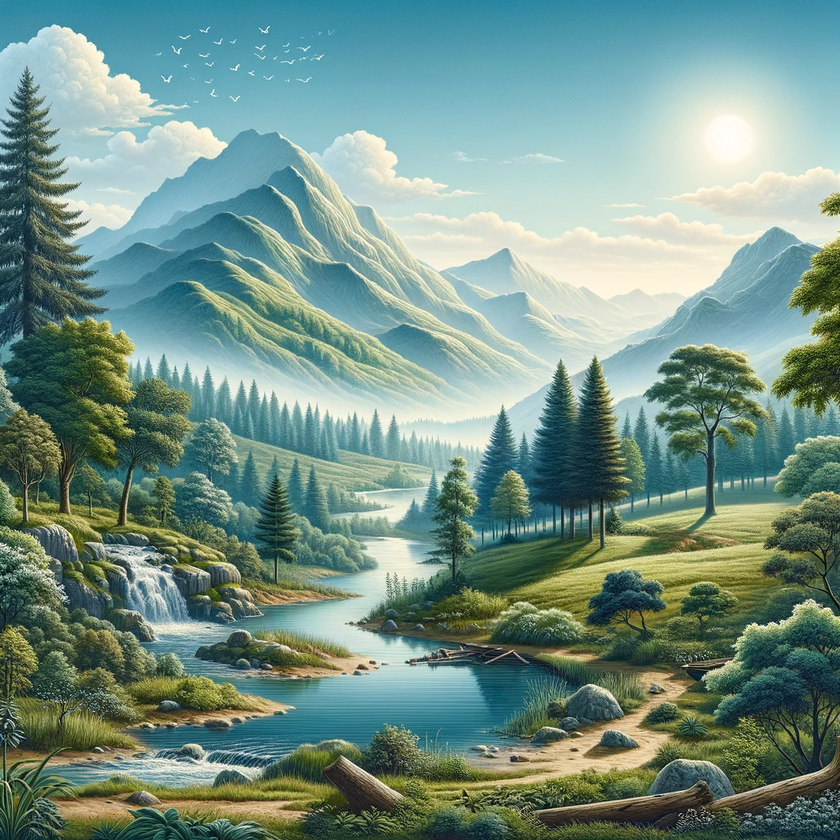
#> input picture Laplacian Filter/image_1.png, 840 x 840 px, shrunk from 1024 x 1024 before the run, found by its file name
$ python laplacian_filter.py   (older library calls are emulated)
#> lines starting #> are read from the running program, lines starting #| are printed output that depends on the picture
import cv2
import numpy as np
from matplotlib import pyplot as plt

# Load the image
image = cv2.imread('./Laplacian Filter/image_1.png')
#> image is the input picture: shape (840, 840, 3); mean B, G, R 133.9, 145.2, 115.9

# Convert to grayscale
gray_image = cv2.cvtColor(image, cv2.COLOR_BGR2GRAY)
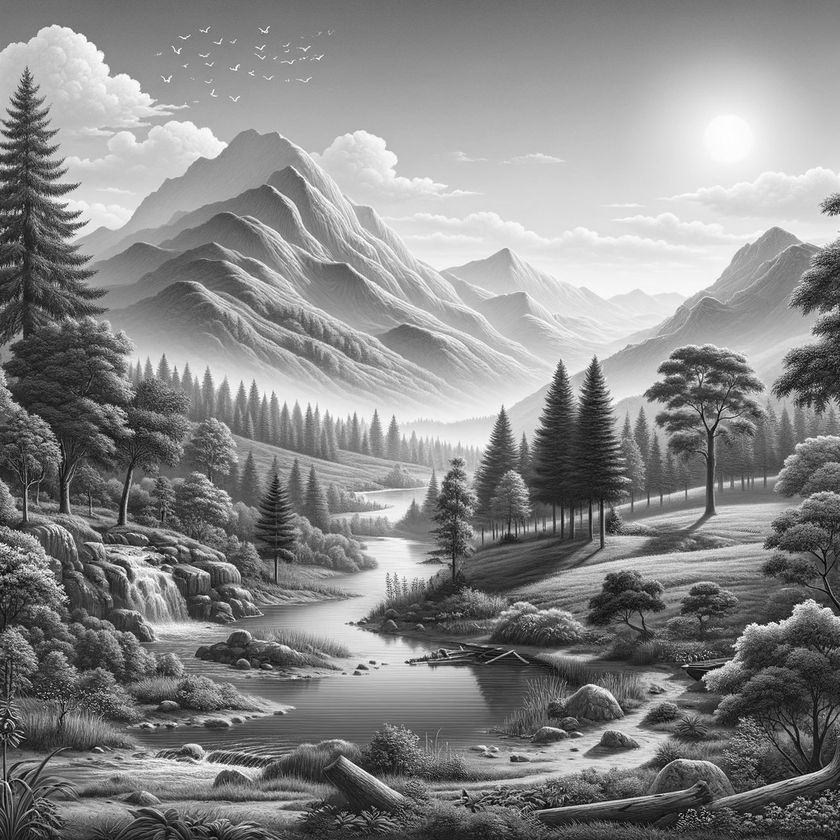
#> gray_image: shape (840, 840); min 0, max 255, mean 135.2

# Apply the Laplacian filter
laplacian = cv2.Laplacian(gray_image, cv2.CV_64F)
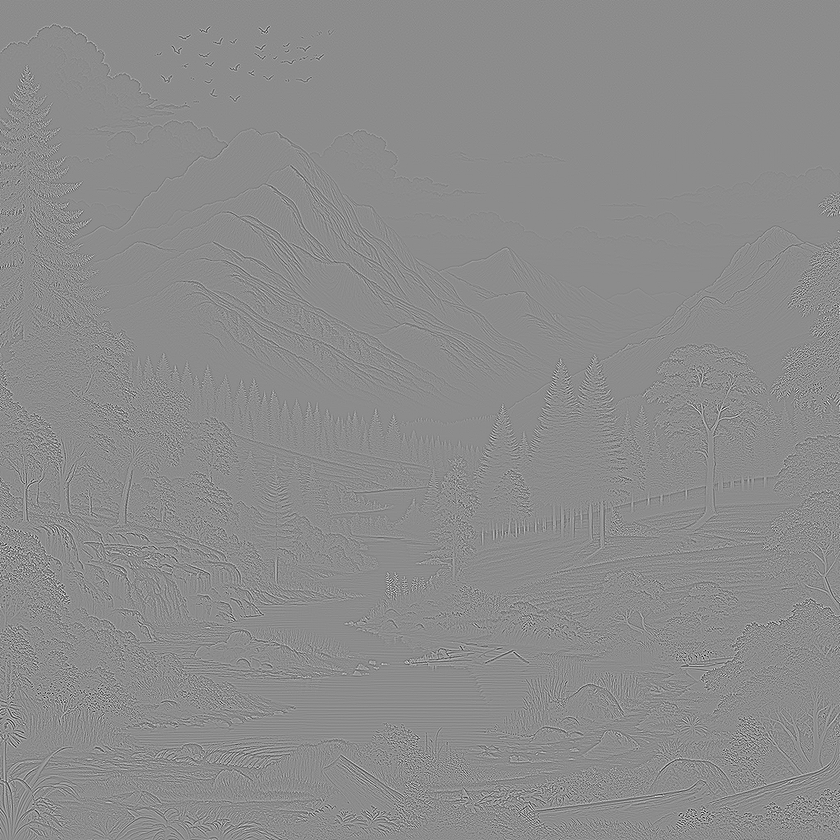
#> laplacian: shape (840, 840) float64; min -513, max 419, mean 0; drawn with min black and max white

# Convert Laplacian to absolute values and convert to uint8
abs_laplacian = np.uint8(np.absolute(laplacian))
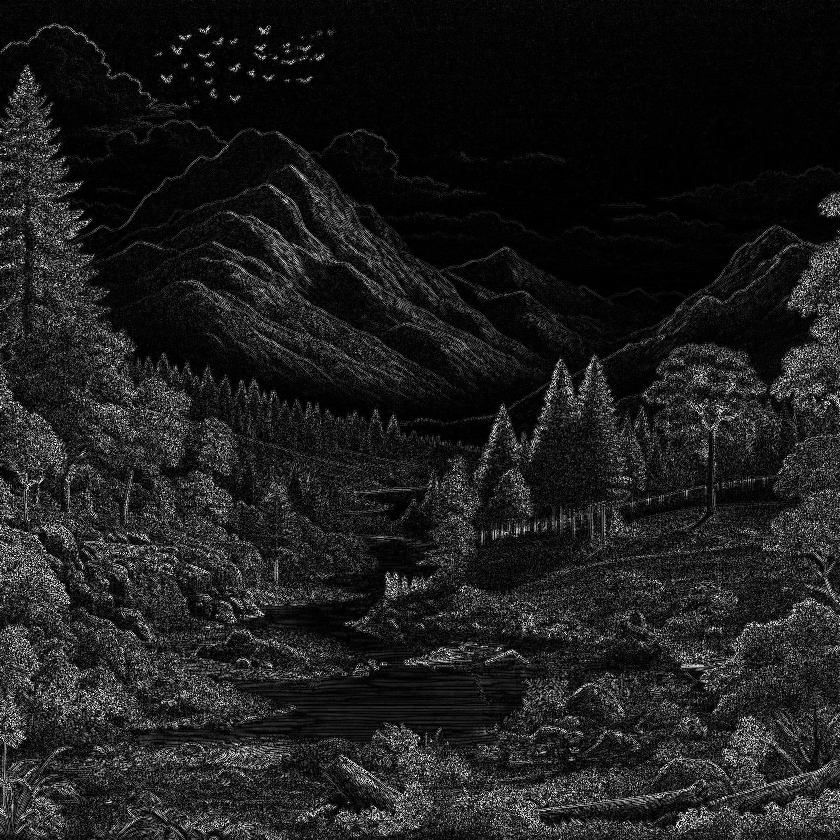
#> abs_laplacian: shape (840, 840); min 0, max 255, mean 29.2

# Apply Gaussian blur to the Laplacian
blurred_laplacian = cv2.GaussianBlur(abs_laplacian, (5, 5), 0)

# Save the image
cv2.imwrite('./Laplacian Filter/abs_laplacian_image_1.png', abs_laplacian)
cv2.imwrite('./Laplacian Filter/blurred_laplacian_image_1.png', blurred_laplacian)

# Display images using matplotlib
plt.figure(figsize=(10, 10))
plt.subplot(1, 3, 1), plt.imshow(cv2.cvtColor(image, cv2.COLOR_BGR2RGB))
plt.title('Original Image'), plt.xticks([]), plt.yticks([])

plt.subplot(1, 3, 2), plt.imshow(abs_laplacian, cmap='gray')
plt.title('Laplacian Filtered Image'), plt.xticks([]), plt.yticks([])

plt.subplot(1, 3, 3), plt.imshow(blurred_laplacian, cmap='gray')
plt.title('Blurred Laplacian Image'), plt.xticks([]), plt.yticks([])

plt.show()
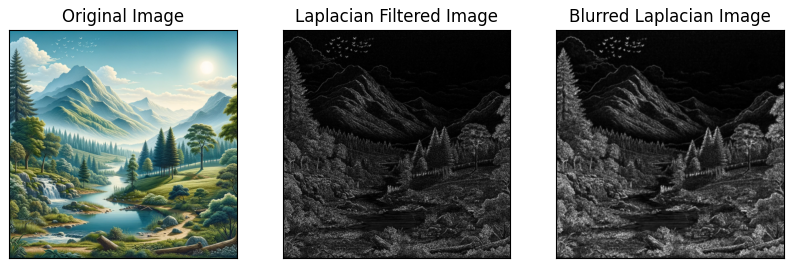
#> figure drawn by matplotlib, 3 panels
